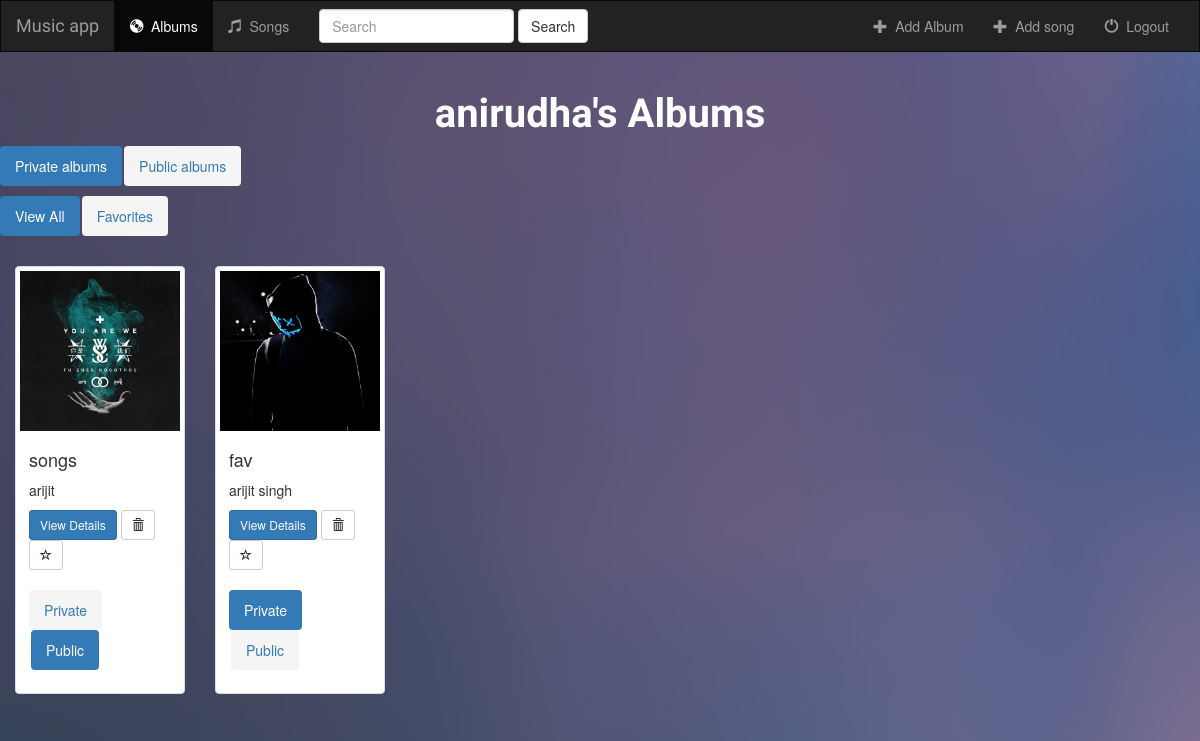
The app's page /music/ (signed in), older data.
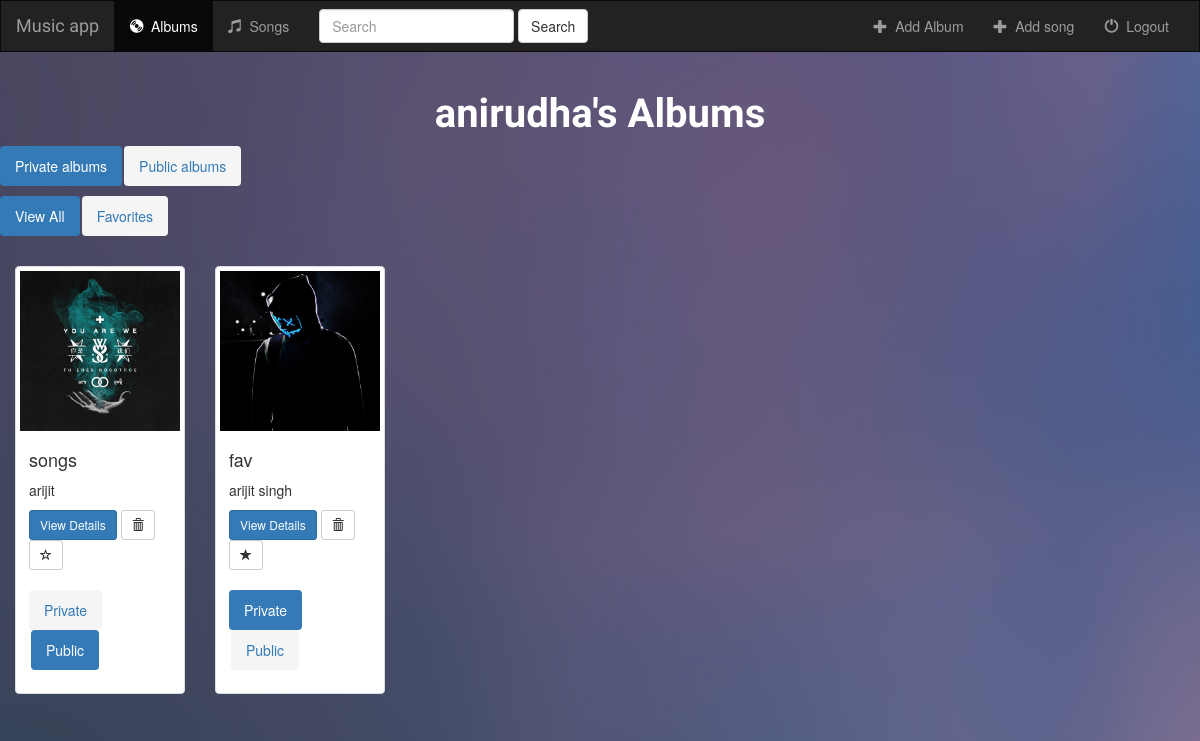
The same page, newer data.
### music/models.py (models this page shows, shortened)
class Album(models.Model):
    user = models.ForeignKey(User, default=1,on_delete=models.CASCADE)
    artist = models.CharField(max_length=250)
    album_title = models.CharField(max_length=500)
    genre = models.CharField(max_length=100)
    album_logo = models.FileField()
    album_visibility = models.CharField(max_length=100, default="private")
    is_favorite = models.BooleanField(default=False)

### music/views.py (the view)
# urls.py: url(r'^(?P<filter_by>[a-zA_Z]+)/(?P<modifier>[a-zA_Z]+)/$', views.index, name='index'),
def index(request, filter_by='all', modifier='private'):
    if not request.user.is_authenticated:
        return render(request, 'music/login.html')
    else:
        if modifier == 'private':
            albums = Album.objects.filter(user=request.user)
            song_results = Song.objects.filter(user=request.user)
            query = request.GET.get("q")
            if query:
                albums = albums.filter(
                    Q(album_title__icontains=query) |
                    Q(artist__icontains=query)
                ).distinct()
                song_results = song_results.filter(
                    Q(song_title__icontains=query)
                ).distinct()
                return render(request, 'music/index.html', {
                    'albums': albums,
                    'songs': song_results,
                    'filter_by':filter_by,
                    'modifier':modifier
                })
            elif filter_by == "favorites":
                albums = albums.filter(is_favorite=True)
                return render(request, 'music/index.html', {'albums': albums, 'filter_by':filter_by, 'modifier':modifier})
            else:
                return render(request, 'music/index.html', {'albums': albums, 'filter_by':filter_by, 'modifier':modifier})
        else:
            albums = Album.objects.filter(album_visibility="public")
            return render(request, 'music/index.html', {'albums': albums, 'filter_by':filter_by, 'modifier':modifier})

### music/templates/music/index.html (shortened to what this page needs)
{% extends 'music/layout.html' %}
{% block albums_active %}active{% endblock %}
{% block body %}
<div class="albums-container container-fluid">
    <div class="row">
        <div class="col-sm-12">
            <h3 id="user-name">{{ user.username }}'s Albums</h3>
        </div>
        <ul class="nav nav-pills" style="margin-bottom: 10px;">
            <li role="presentation" {% if modifier == 'private' %}class="active"{% endif %}><a href="{% url 'music:index' 'all' 'private' %}">Private albums</a></li>
            <li role="presentation" {% if modifier == 'public' %}class="active"{% endif %}><a href="{% url 'music:index' 'all' 'public' %}">Public albums</a></li>
        </ul>
        <ul class="nav nav-pills" style="margin-bottom: 10px;">
            <li role="presentation" {% if filter_by == 'all' %}class="active"{% endif %}><a href="{% url 'music:index' 'all' 'private' %}">View All</a></li>
            <li role="presentation" {% if filter_by == 'favorites' %}class="active"{% endif %}><a href="{% url 'music:index' 'favorites' 'private' %}">Favorites</a></li>
        </ul>
        {% if albums %}
            {% for album in albums %}
                <div class="col-sm-4 col-lg-2">
                    <div class="thumbnail">
                        <a href="{% url 'music:detail' album.id %}">
                            <img src="{{ album.album_logo.url }}" class="img-responsive">
                        </a>
                        <div class="caption">
                            <h4>{{ album.album_title }}</h4>
                            <p>{{ album.artist }}</p>
                            <a href="{% url 'music:detail' album.id %}" class="btn btn-primary btn-sm" role="button">View Details</a>
                            {% if modifier == 'private' %}
                            <form action="{% url 'music:delete_album' album.id %}" method="post" style="display: inline;">
                                <button type="submit" class="btn btn-default btn-sm">
                                    <span class="glyphicon glyphicon-trash"></span>
                                </button>
                            </form>
                            <a href="{% url 'music:favorite_album' album.id %}" class="btn btn-default btn-sm btn-favorite" role="button">
                                <span class="{% if album.is_favorite %} glyphicon glyphicon-star {% else %} glyphicon glyphicon-star-empty {% endif %}"></span>
                            </a>
                            <br></br>
                            <ul class="nav nav-pills" style="margin-bottom: 10px;">
                                <li role="presentation" {% if album.album_visibility == 'private' %}class="active"{% endif %}><a href="{% url 'music:album_modify' album.id 'private' %}">Private</a></li>
                                <li role="presentation" {% if album.album_visibility == 'public' %}class="active"{% endif %}><a href="{% url 'music:album_modify' album.id 'public' %}">Public</a></li>
                            </ul>
                            {% endif %}
                        </div>
                    </div>
                </div>
            {% endfor %}
        {% endif %}
    </div>
</div>
{% endblock %}

### music/templates/music/layout.html (shortened to what this page needs)
<!DOCTYPE html>
<html lang="en">
<head>
    {% load static %}
    <link rel="stylesheet" href="https://maxcdn.bootstrapcdn.com/bootstrap/3.3.6/css/bootstrap.min.css">
    <link rel="stylesheet" type="text/css" href="{% static 'music/style.css' %}"/>
</head>
<body>
<nav class="navbar navbar-inverse">
    <div class="container-fluid">
        <div class="navbar-header">
            <a class="navbar-brand" href="{% url 'music:index' 'all' 'private' %}">Music app</a>
        </div>
        <div class="collapse navbar-collapse" id="topNavBar">
            <ul class="nav navbar-nav">
                <li class="{% block albums_active %}{% endblock %}"><a href="{% url 'music:index' 'all' 'private' %}"><span class="glyphicon glyphicon-cd" aria-hidden="true"></span>&nbsp; Albums</a></li>
                <li class="{% block songs_active %}{% endblock %}"><a href="{% url 'music:songs' 'all' 'private' %}"><span class="glyphicon glyphicon-music" aria-hidden="true"></span>&nbsp; Songs</a></li>
            </ul>
            <form class="navbar-form navbar-left" role="search" method="get" action="{% url 'music:index' 'all' 'private' %}">
                <div class="form-group">
                    <input type="text" placeholder="Search" class="form-control" name="q" value="{{ request.GET.q }}">
                </div>
                <button type="submit" class="btn btn-default">Search</button>
            </form>
            <ul class="nav navbar-nav navbar-right">
                <li>
                    <a href="{% url 'music:create_album' %}">
                        <span class="glyphicon glyphicon-plus" aria-hidden="true"></span>&nbsp; Add Album
                    </a>
                </li>
                <li>
                    <a href="{% url 'music:add_song' %}">
                        <span class="glyphicon glyphicon-plus" aria-hidden="true"></span>&nbsp; Add song
                    </a>
                </li>
                <li>
                    <a href="{% url 'music:logout_user' %}">
                        <span class="glyphicon glyphicon-off" aria-hidden="true"></span>&nbsp; Logout
                    </a>
                </li>
            </ul>
        </div>
    </div>
</nav>
{% block body %}
{% endblock %}
</body>
</html>

### music/static/music/style.css (style rules this page uses)
body, html { background-repeat: no-repeat; background: url('images/background.jpg'); }
.navbar { border-radius:0; }
.navbar-brand { font-family: 'Satisfy', cursive; }
.nav-pills>li>a { border-radius: 4px; background: #f5f5f5; }
#user-name { font-family: 'Satisfy', cursive; text-align: center; font-size: 40px; color:#fff; font-weight: bold }
@media only screen and (min-width: 1023px) { .thumbnail { transition:.2s;margin-top:20px; } }

Row changes from the older to the newer data that the page shows:
changed Album "fav": is_favorite False → True (drawn)
